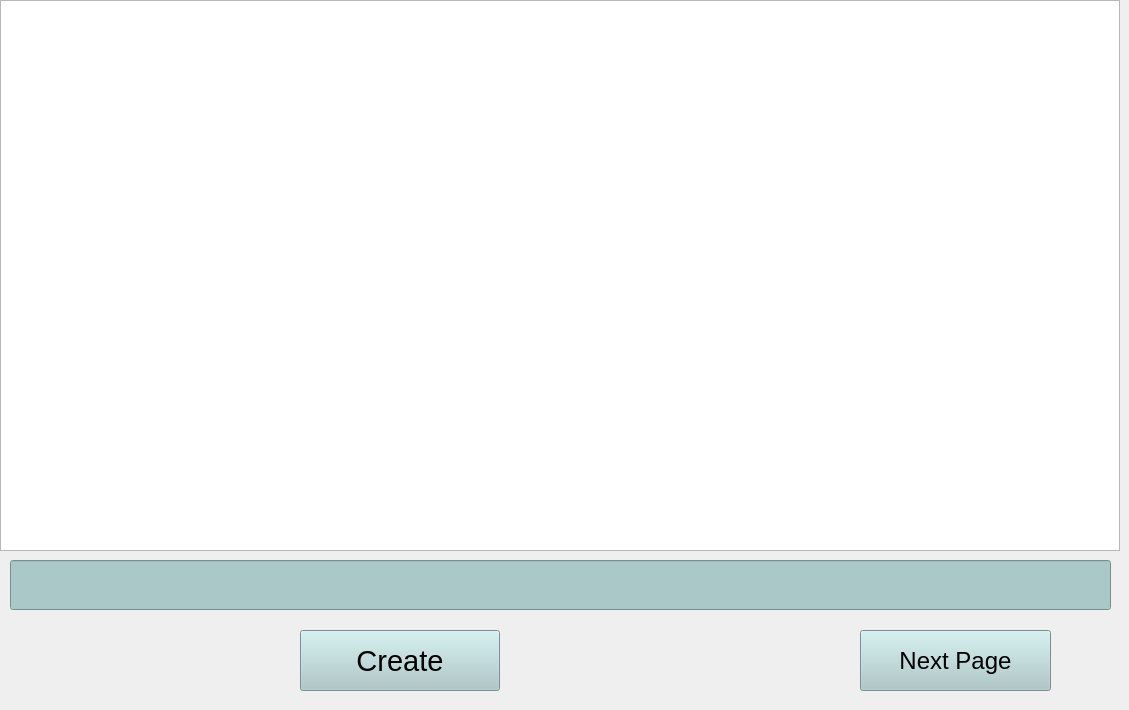
   <widget class="QWidget" name="tab">
    <attribute name="title">
     <string>Page1</string>
    </attribute>
    <widget class="QGraphicsView" name="im_pg1">
     <property name="geometry">
      <rect>
       <x>0</x>
       <y>0</y>
       <width>1120</width>
       <height>551</height>
      </rect>
     </property>
    </widget>
    <widget class="QPushButton" name="create_pg1">
     <property name="geometry">
      <rect>
       <x>300</x>
       <y>630</y>
       <width>200</width>
       <height>61</height>
      </rect>
     </property>
     <property name="font">
      <font>
       <pointsize>22</pointsize>
      </font>
     </property>
     <property name="styleSheet">
      <string notr="true">QPushButton{
	background-color: rgba(170,200,200);
} /* Light grey color */
QPushButton:hover{
	background:rgba(170,200,200,220);
}
QPushButton:pressed{
	background:rgba(170,200,200,250);
}
</string>
     </property>
     <property name="text">
      <string>Create</string>
     </property>
    </widget>
    <widget class="QLineEdit" name="inp_pg1">
     <property name="geometry">
      <rect>
       <x>10</x>
       <y>560</y>
       <width>1101</width>
       <height>50</height>
      </rect>
     </property>
     <property name="minimumSize">
      <size>
       <width>1101</width>
       <height>41</height>
      </size>
     </property>
     <property name="maximumSize">
      <size>
       <width>1101</width>
       <height>50</height>
      </size>
     </property>
     <property name="font">
      <font>
       <family>Calibri</family>
       <pointsize>16</pointsize>
      </font>
     </property>
     <property name="styleSheet">
      <string notr="true">background-color: rgb(170,200,200); /* Light grey color */
</string>
     </property>
     <property name="text">
      <string/>
     </property>
    </widget>
    <widget class="QPushButton" name="But_pg1_2">
     <property name="geometry">
      <rect>
       <x>860</x>
       <y>630</y>
       <width>191</width>
       <height>61</height>
      </rect>
     </property>
     <property name="font">
      <font>
       <pointsize>18</pointsize>
      </font>
     </property>
     <property name="styleSheet">
      <string notr="true">QPushButton{
	background-color: rgba(170,200,200);
} /* Light grey color */
QPushButton:hover{
	background:rgba(170,200,200,220);
}
QPushButton:pressed{
	background:rgba(170,200,200,250);
}
</string>
     </property>
     <property name="text">
      <string>Next Page</string>
     </property>
    </widget>
    <widget class="QLabel" name="label_23">
     <property name="geometry">
      <rect>
       <x>120</x>
       <y>610</y>
       <width>71</width>
       <height>91</height>
      </rect>
     </property>
     <property name="text">
      <string/>
     </property>
     <property name="pixmap">
      <pixmap>chichar.png</pixmap>
     </property>
     <property name="scaledContents">
      <bool>true</bool>
     </property>
    </widget>
    <widget class="QLabel" name="label_24">
     <property name="geometry">
      <rect>
       <x>14</x>
       <y>616</y>
       <width>91</width>
       <height>81</height>
      </rect>
     </property>
     <property name="text">
      <string/>
     </property>
     <property name="pixmap">
      <pixmap>pokemon.png</pixmap>
     </property>
     <property name="scaledContents">
      <bool>true</bool>
     </property>
    </widget>
    <widget class="QLabel" name="label_25">
     <property name="geometry">
      <rect>
       <x>200</x>
       <y>610</y>
       <width>110</width>
       <height>91</height>
      </rect>
     </property>
     <property name="text">
      <string/>
     </property>
     <property name="pixmap">
      <pixmap>pich.png</pixmap>
     </property>
     <property name="scaledContents">
      <bool>true</bool>
     </property>
    </widget>
    <widget class="QLabel" name="label_29">
     <property name="geometry">
      <rect>
       <x>540</x>
       <y>620</y>
       <width>291</width>
       <height>81</height>
      </rect>
     </property>
     <property name="text">
      <string/>
     </property>
     <property name="pixmap">
      <pixmap>ct1.png</pixmap>
     </property>
     <property name="scaledContents">
      <bool>true</bool>
     </property>
    </widget>
   </widget>
